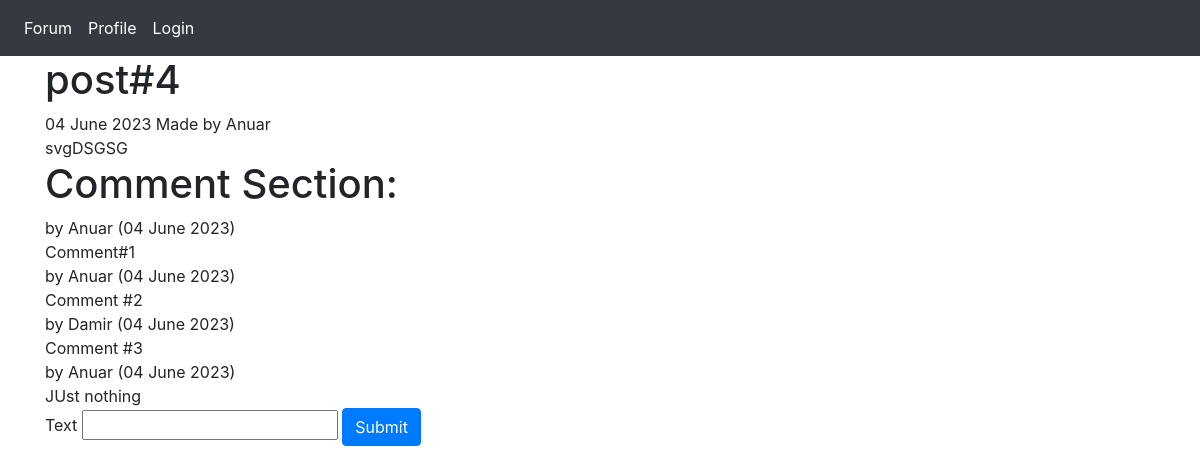
The app's page /Forum/5 (signed in) with its own data.
### app.py (models this page shows, shortened)
class Post(db.Model):
    id = db.Column(db.Integer, primary_key=True)
    title = db.Column(db.String(60), nullable=False)
    text = db.Column(db.String(1000), nullable=False)
    author = db.Column(db.String(100), nullable=False)
    timestamp = db.Column(db.DateTime, default=datetime.utcnow)
    user_id = db.Column(db.Integer, db.ForeignKey('user.id'))
    comments = db.relationship('Comment', backref='post')
    def __repr__(self):
        user = User.query.get(self.user_id)
        return f"Made by {user.username}"
    def showtime(self):
        formatted_timestamp = self.timestamp.strftime("%d %B %Y")
        return f"{formatted_timestamp}"

class User(UserMixin, db.Model):
    id = db.Column(db.Integer, primary_key=True)
    username = db.Column(db.String(100), unique=True, nullable=False)
    password = db.Column(db.String(200), nullable=False)
    note = db.relationship('Note', backref='user') # One to many
    comments = db.relationship('Comment', backref='user')
    posts = db.relationship('Post', backref='user')

class Comment(db.Model):
    id = db.Column(db.Integer, primary_key=True)
    user_id = db.Column(db.Integer, db.ForeignKey('user.id'))
    post_id = db.Column(db.Integer, db.ForeignKey('post.id'))
    text = db.Column(db.String(1000), nullable=False)
    timestamp = db.Column(db.DateTime, default=datetime.utcnow)
    def __repr__(self):
        user = User.query.get(self.user_id)
        formatted_timestamp = self.timestamp.strftime("%d %B %Y")
        return f"by {user.username} ({formatted_timestamp})"

### app.py (the view)
@app.route('/Forum/<ID_POST>', methods=["GET", "POST"])
@login_required
def blog(ID_POST):
    comment_form = NoteForm()
    current_post = Post.query.filter_by(id=ID_POST).first()
    comment_list = current_post.comments
    if comment_form.validate_on_submit():
        new_comment = Comment(text=comment_form.text.data, user_id=current_user.id, post_id=ID_POST)
        db.session.add(new_comment)
        db.session.commit()
        return redirect(url_for('blog', ID_POST=ID_POST))
    return render_template("topic.html", current_post=current_post, form=comment_form, comment_list=comment_list)

### app.py
class NoteForm(FlaskForm):
    text = StringField("Text", validators=[DataRequired()])
    submit = SubmitField("Submit", render_kw={'class' : 'btn btn-primary'})

### app.py (called while the page is built)
@login_manager.user_loader
def load_user(user_id):
    return User.query.get(int(user_id))

### templates/topic.html (shortened to what this page needs)
<html>
  <head>
    <link rel="stylesheet" href="{{url_for('static', filename='bootstrap/bootstrap.min.css')}}">
  </head>
  <body>
    <nav class="navbar navbar-expand-lg navbar-dark bg-dark">
      <div class="collapse navbar-collapse" id="navbarNav">
        <ul class="navbar-nav">
          <li class="nav-time active">
            <a href="/Forum" class="nav-link">Forum</a>
          </li>
          <li class="nav-time active">
            <a href="/profile" class="nav-link">Profile</a>
          </li>
          <li class="nav-time active">
            <a href="/login" class="nav-link">Login</a>
          </li>
        </ul>
      </div>
    </nav>
    <div class="container">
        <h1> {{ current_post.title}} </h1>
        {{current_post.showtime()}}
        {{ current_post}}
        <br>
        {{ current_post.text }}
        <br>
        <h1> Comment Section: </h1>
        {% for i in comment_list %}
          {{ i }}
          <br>
          {{ i.text }}
          <br>
        {% endfor %}
        <form method="POST">
          {{ form.text.label }}
          {{ form.text() }}
          {{ form.submit() }}
        </form>
    </div>
  </body>
</html>

### records on screen
Post: title "post#4", showtime "04 June 2023", user.username "Made by Anuar", text "svgDSGSG"
Comment: user+timestamp "by Anuar (04 June 2023)", text "Comment#1"
Comment: user+timestamp "by Anuar (04 June 2023)", text "Comment #2"
Comment: user+timestamp "by Damir (04 June 2023)", text "Comment #3"
Comment: user+timestamp "by Anuar (04 June 2023)", text "JUst nothing"
